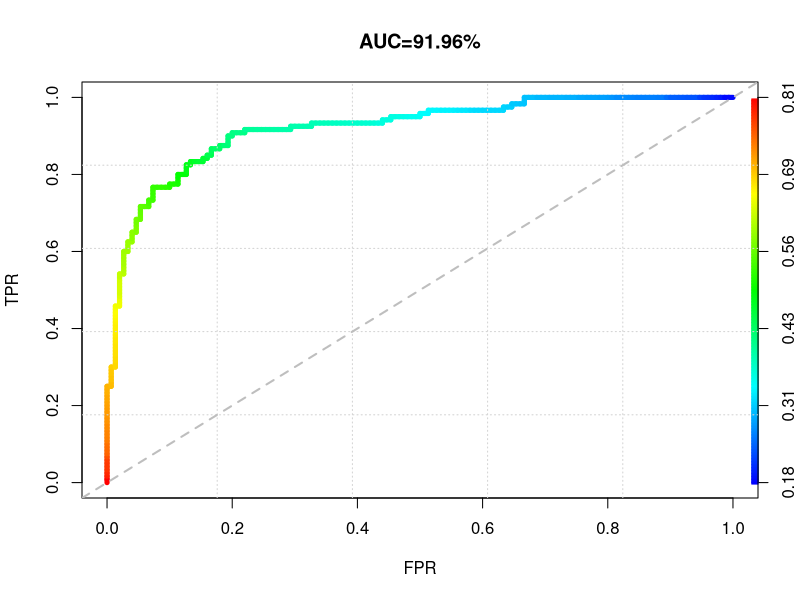

Source code (R):
# lipiji@baidu.com
# ROC Curve
library(ROCR)

a=read.table("toy.txt")
a <- as.matrix(a)

pred <- prediction(a[,1], a[,2])
perf <- performance(pred,"tpr","fpr")

auc.tmp <- performance(pred,"auc")
auc <- as.numeric(auc.tmp@y.values)
auc <- round(auc, 4)

plot(perf,colorize=TRUE,lwd=5,xlab="FPR",ylab="TPR", main=paste("AUC=",auc*100,"%",sep=""))

grid(5, 5, lwd = 1)
lines(par()$usr[1:2], par()$usr[3:4], lty=2, lwd=2, col="grey")
